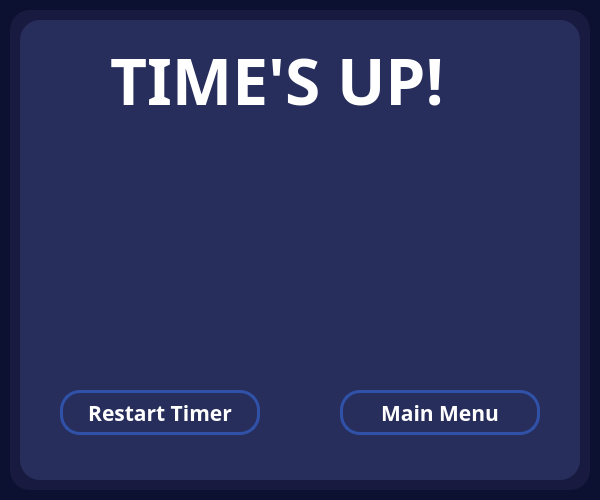
<?xml version="1.0" encoding="UTF-8"?>
<ui version="4.0">
 <class>Timer_Win3</class>
 <widget class="QMainWindow" name="Timer_Win3">
  <property name="geometry">
   <rect>
    <x>0</x>
    <y>0</y>
    <width>600</width>
    <height>500</height>
   </rect>
  </property>
  <property name="minimumSize">
   <size>
    <width>600</width>
    <height>500</height>
   </size>
  </property>
  <property name="maximumSize">
   <size>
    <width>600</width>
    <height>500</height>
   </size>
  </property>
  <property name="windowTitle">
   <string>MainWindow</string>
  </property>
  <property name="autoFillBackground">
   <bool>false</bool>
  </property>
  <property name="styleSheet">
   <string notr="true">background-color: #0d1131;</string>
  </property>
  <widget class="QWidget" name="centralwidget">
   <widget class="QFrame" name="frame">
    <property name="geometry">
     <rect>
      <x>10</x>
      <y>10</y>
      <width>580</width>
      <height>480</height>
     </rect>
    </property>
    <property name="styleSheet">
     <string notr="true">background-color: #181b3f;
border-radius: 20</string>
    </property>
    <property name="frameShape">
     <enum>QFrame::StyledPanel</enum>
    </property>
    <property name="frameShadow">
     <enum>QFrame::Raised</enum>
    </property>
    <widget class="QFrame" name="frame_3">
     <property name="geometry">
      <rect>
       <x>10</x>
       <y>10</y>
       <width>560</width>
       <height>460</height>
      </rect>
     </property>
     <property name="font">
      <font>
       <weight>75</weight>
       <bold>true</bold>
      </font>
     </property>
     <property name="styleSheet">
      <string notr="true">background-color: #282e5c;
border-radius: 20</string>
     </property>
     <property name="frameShape">
      <enum>QFrame::StyledPanel</enum>
     </property>
     <property name="frameShadow">
      <enum>QFrame::Raised</enum>
     </property>
     <widget class="QLabel" name="label_4">
      <property name="geometry">
       <rect>
        <x>90</x>
        <y>20</y>
        <width>380</width>
        <height>80</height>
       </rect>
      </property>
      <property name="font">
       <font>
        <family>Unispace</family>
        <pointsize>48</pointsize>
        <weight>75</weight>
        <bold>true</bold>
       </font>
      </property>
      <property name="styleSheet">
       <string notr="true">color: white</string>
      </property>
      <property name="text">
       <string>TIME'S UP!</string>
      </property>
     </widget>
     <widget class="QPushButton" name="res_btn">
      <property name="enabled">
       <bool>true</bool>
      </property>
      <property name="geometry">
       <rect>
        <x>40</x>
        <y>370</y>
        <width>200</width>
        <height>45</height>
       </rect>
      </property>
      <property name="font">
       <font>
        <family>Unispace</family>
        <pointsize>16</pointsize>
        <weight>75</weight>
        <bold>true</bold>
       </font>
      </property>
      <property name="styleSheet">
       <string notr="true">QPushButton {	
	border: 3px solid #3051a8;
	border-radius: 20;
	color: white;
}

QPushButton:hover {
	background-color: #3051a8
}

QPushButton:pressed {
	background-color: #3bf3d4
}</string>
      </property>
      <property name="text">
       <string>Restart Timer</string>
      </property>
     </widget>
     <widget class="QLabel" name="label">
      <property name="geometry">
       <rect>
        <x>170</x>
        <y>120</y>
        <width>210</width>
        <height>210</height>
       </rect>
      </property>
      <property name="text">
       <string/>
      </property>
      <property name="pixmap">
       <pixmap>../../Desktop/Python/timer/timer_icon2_1_3.png</pixmap>
      </property>
     </widget>
     <widget class="QPushButton" name="menu_btn">
      <property name="enabled">
       <bool>true</bool>
      </property>
      <property name="geometry">
       <rect>
        <x>320</x>
        <y>370</y>
        <width>200</width>
        <height>45</height>
       </rect>
      </property>
      <property name="font">
       <font>
        <family>Unispace</family>
        <pointsize>16</pointsize>
        <weight>75</weight>
        <bold>true</bold>
       </font>
      </property>
      <property name="styleSheet">
       <string notr="true">QPushButton {	
	border: 3px solid #3051a8;
	border-radius: 20;
	color: white;
}

QPushButton:hover {
	background-color: #3051a8
}

QPushButton:pressed {
	background-color: #3bf3d4
}</string>
      </property>
      <property name="text">
       <string>Main Menu</string>
      </property>
     </widget>
    </widget>
   </widget>
  </widget>
 </widget>
 <resources/>
 <connections/>
</ui>
